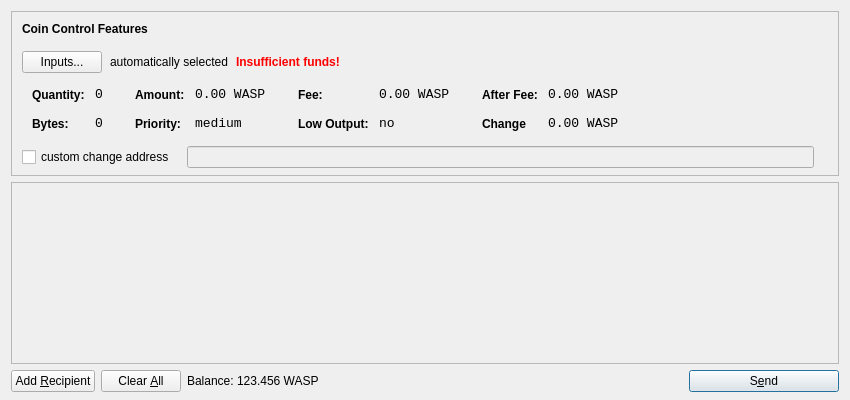
<?xml version="1.0" encoding="UTF-8"?>
<ui version="4.0">
 <class>SendCoinsDialog</class>
 <widget class="QDialog" name="SendCoinsDialog">
  <property name="geometry">
   <rect>
    <x>0</x>
    <y>0</y>
    <width>850</width>
    <height>400</height>
   </rect>
  </property>
  <property name="windowTitle">
   <string>Send Coins</string>
  </property>
  <layout class="QVBoxLayout" name="verticalLayout" stretch="0,1,0">
   <property name="bottomMargin">
    <number>8</number>
   </property>
   <item>
    <widget class="QFrame" name="frameCoinControl">
     <property name="sizePolicy">
      <sizepolicy hsizetype="Expanding" vsizetype="Expanding">
       <horstretch>0</horstretch>
       <verstretch>0</verstretch>
      </sizepolicy>
     </property>
     <property name="maximumSize">
      <size>
       <width>16777215</width>
       <height>16777215</height>
      </size>
     </property>
     <property name="frameShape">
      <enum>QFrame::StyledPanel</enum>
     </property>
     <property name="frameShadow">
      <enum>QFrame::Sunken</enum>
     </property>
     <layout class="QVBoxLayout" name="verticalLayoutCoinControl2">
      <property name="spacing">
       <number>6</number>
      </property>
      <property name="leftMargin">
       <number>0</number>
      </property>
      <property name="topMargin">
       <number>0</number>
      </property>
      <property name="rightMargin">
       <number>0</number>
      </property>
      <property name="bottomMargin">
       <number>6</number>
      </property>
      <item>
       <layout class="QVBoxLayout" name="verticalLayoutCoinControl" stretch="0,0,0,0,1">
        <property name="spacing">
         <number>0</number>
        </property>
        <property name="leftMargin">
         <number>10</number>
        </property>
        <property name="topMargin">
         <number>10</number>
        </property>
        <item>
         <layout class="QHBoxLayout" name="horizontalLayoutCoinControl1">
          <property name="bottomMargin">
           <number>15</number>
          </property>
          <item>
           <widget class="QLabel" name="labelCoinControlFeatures">
            <property name="sizePolicy">
             <sizepolicy hsizetype="Preferred" vsizetype="Maximum">
              <horstretch>0</horstretch>
              <verstretch>0</verstretch>
             </sizepolicy>
            </property>
            <property name="font">
             <font>
              <weight>75</weight>
              <bold>true</bold>
             </font>
            </property>
            <property name="styleSheet">
             <string notr="true">font-weight:bold;</string>
            </property>
            <property name="text">
             <string>Coin Control Features</string>
            </property>
           </widget>
          </item>
         </layout>
        </item>
        <item>
         <layout class="QHBoxLayout" name="horizontalLayoutCoinControl2" stretch="0,0,0,0">
          <property name="spacing">
           <number>8</number>
          </property>
          <property name="bottomMargin">
           <number>10</number>
          </property>
          <item>
           <widget class="QPushButton" name="pushButtonCoinControl">
            <property name="styleSheet">
             <string notr="true"/>
            </property>
            <property name="text">
             <string>Inputs...</string>
            </property>
           </widget>
          </item>
          <item>
           <widget class="QLabel" name="labelCoinControlAutomaticallySelected">
            <property name="text">
             <string>automatically selected</string>
            </property>
            <property name="margin">
             <number>5</number>
            </property>
           </widget>
          </item>
          <item>
           <widget class="QLabel" name="labelCoinControlInsuffFunds">
            <property name="font">
             <font>
              <weight>75</weight>
              <bold>true</bold>
             </font>
            </property>
            <property name="styleSheet">
             <string notr="true">color:red;font-weight:bold;</string>
            </property>
            <property name="text">
             <string>Insufficient funds!</string>
            </property>
            <property name="margin">
             <number>5</number>
            </property>
           </widget>
          </item>
          <item>
           <spacer name="horizontalSpacerCoinControl">
            <property name="orientation">
             <enum>Qt::Horizontal</enum>
            </property>
            <property name="sizeHint" stdset="0">
             <size>
              <width>40</width>
              <height>1</height>
             </size>
            </property>
           </spacer>
          </item>
         </layout>
        </item>
        <item>
         <widget class="QWidget" name="widgetCoinControl" native="true">
          <property name="sizePolicy">
           <sizepolicy hsizetype="Preferred" vsizetype="Preferred">
            <horstretch>0</horstretch>
            <verstretch>0</verstretch>
           </sizepolicy>
          </property>
          <property name="minimumSize">
           <size>
            <width>0</width>
            <height>0</height>
           </size>
          </property>
          <property name="styleSheet">
           <string notr="true"/>
          </property>
          <layout class="QHBoxLayout" name="horizontalLayoutCoinControl5">
           <property name="margin">
            <number>0</number>
           </property>
           <item>
            <layout class="QHBoxLayout" name="horizontalLayoutCoinControl3" stretch="0,0,0,1">
             <property name="spacing">
              <number>20</number>
             </property>
             <property name="topMargin">
              <number>0</number>
             </property>
             <property name="bottomMargin">
              <number>10</number>
             </property>
             <item>
              <layout class="QFormLayout" name="formLayoutCoinControl1">
               <property name="horizontalSpacing">
                <number>10</number>
               </property>
               <property name="verticalSpacing">
                <number>14</number>
               </property>
               <property name="leftMargin">
                <number>10</number>
               </property>
               <property name="topMargin">
                <number>4</number>
               </property>
               <property name="rightMargin">
                <number>6</number>
               </property>
               <item row="0" column="0">
                <widget class="QLabel" name="labelCoinControlQuantityText">
                 <property name="styleSheet">
                  <string notr="true">font-weight:bold;</string>
                 </property>
                 <property name="text">
                  <string>Quantity:</string>
                 </property>
                 <property name="margin">
                  <number>0</number>
                 </property>
                </widget>
               </item>
               <item row="0" column="1">
                <widget class="QLabel" name="labelCoinControlQuantity">
                 <property name="font">
                  <font>
                   <family>Monospace</family>
                   <pointsize>10</pointsize>
                  </font>
                 </property>
                 <property name="cursor">
                  <cursorShape>IBeamCursor</cursorShape>
                 </property>
                 <property name="contextMenuPolicy">
                  <enum>Qt::ActionsContextMenu</enum>
                 </property>
                 <property name="text">
                  <string>0</string>
                 </property>
                 <property name="margin">
                  <number>0</number>
                 </property>
                 <property name="textInteractionFlags">
                  <set>Qt::LinksAccessibleByMouse|Qt::TextSelectableByKeyboard|Qt::TextSelectableByMouse</set>
                 </property>
                </widget>
               </item>
               <item row="1" column="0">
                <widget class="QLabel" name="labelCoinControlBytesText">
                 <property name="styleSheet">
                  <string notr="true">font-weight:bold;</string>
                 </property>
                 <property name="text">
                  <string>Bytes:</string>
                 </property>
                </widget>
               </item>
               <item row="1" column="1">
                <widget class="QLabel" name="labelCoinControlBytes">
                 <property name="font">
                  <font>
                   <family>Monospace</family>
                   <pointsize>10</pointsize>
                  </font>
                 </property>
                 <property name="cursor">
                  <cursorShape>IBeamCursor</cursorShape>
                 </property>
                 <property name="contextMenuPolicy">
                  <enum>Qt::ActionsContextMenu</enum>
                 </property>
                 <property name="text">
                  <string>0</string>
                 </property>
                 <property name="textInteractionFlags">
                  <set>Qt::LinksAccessibleByMouse|Qt::TextSelectableByKeyboard|Qt::TextSelectableByMouse</set>
                 </property>
                </widget>
               </item>
              </layout>
             </item>
             <item>
              <layout class="QFormLayout" name="formLayoutCoinControl2">
               <property name="horizontalSpacing">
                <number>10</number>
               </property>
               <property name="verticalSpacing">
                <number>14</number>
               </property>
               <property name="leftMargin">
                <number>6</number>
               </property>
               <property name="topMargin">
                <number>4</number>
               </property>
               <property name="rightMargin">
                <number>6</number>
               </property>
               <item row="0" column="0">
                <widget class="QLabel" name="labelCoinControlAmountText">
                 <property name="styleSheet">
                  <string notr="true">font-weight:bold;</string>
                 </property>
                 <property name="text">
                  <string>Amount:</string>
                 </property>
                 <property name="margin">
                  <number>0</number>
                 </property>
                </widget>
               </item>
               <item row="0" column="1">
                <widget class="QLabel" name="labelCoinControlAmount">
                 <property name="font">
                  <font>
                   <family>Monospace</family>
                   <pointsize>10</pointsize>
                  </font>
                 </property>
                 <property name="cursor">
                  <cursorShape>IBeamCursor</cursorShape>
                 </property>
                 <property name="contextMenuPolicy">
                  <enum>Qt::ActionsContextMenu</enum>
                 </property>
                 <property name="text">
                  <string>0.00 WASP</string>
                 </property>
                 <property name="textInteractionFlags">
                  <set>Qt::LinksAccessibleByMouse|Qt::TextSelectableByKeyboard|Qt::TextSelectableByMouse</set>
                 </property>
                </widget>
               </item>
               <item row="1" column="0">
                <widget class="QLabel" name="labelCoinControlPriorityText">
                 <property name="styleSheet">
                  <string notr="true">font-weight:bold;</string>
                 </property>
                 <property name="text">
                  <string>Priority:</string>
                 </property>
                </widget>
               </item>
               <item row="1" column="1">
                <widget class="QLabel" name="labelCoinControlPriority">
                 <property name="font">
                  <font>
                   <family>Monospace</family>
                   <pointsize>10</pointsize>
                  </font>
                 </property>
                 <property name="cursor">
                  <cursorShape>IBeamCursor</cursorShape>
                 </property>
                 <property name="contextMenuPolicy">
                  <enum>Qt::ActionsContextMenu</enum>
                 </property>
                 <property name="text">
                  <string>medium</string>
                 </property>
                 <property name="textInteractionFlags">
                  <set>Qt::LinksAccessibleByMouse|Qt::TextSelectableByKeyboard|Qt::TextSelectableByMouse</set>
                 </property>
                </widget>
               </item>
              </layout>
             </item>
             <item>
              <layout class="QFormLayout" name="formLayoutCoinControl3">
               <property name="horizontalSpacing">
                <number>10</number>
               </property>
               <property name="verticalSpacing">
                <number>14</number>
               </property>
               <property name="leftMargin">
                <number>6</number>
               </property>
               <property name="topMargin">
                <number>4</number>
               </property>
               <property name="rightMargin">
                <number>6</number>
               </property>
               <item row="0" column="0">
                <widget class="QLabel" name="labelCoinControlFeeText">
                 <property name="styleSheet">
                  <string notr="true">font-weight:bold;</string>
                 </property>
                 <property name="text">
                  <string>Fee:</string>
                 </property>
                 <property name="margin">
                  <number>0</number>
                 </property>
                </widget>
               </item>
               <item row="0" column="1">
                <widget class="QLabel" name="labelCoinControlFee">
                 <property name="font">
                  <font>
                   <family>Monospace</family>
                   <pointsize>10</pointsize>
                  </font>
                 </property>
                 <property name="cursor">
                  <cursorShape>IBeamCursor</cursorShape>
                 </property>
                 <property name="contextMenuPolicy">
                  <enum>Qt::ActionsContextMenu</enum>
                 </property>
                 <property name="text">
                  <string>0.00 WASP</string>
                 </property>
                 <property name="textInteractionFlags">
                  <set>Qt::LinksAccessibleByMouse|Qt::TextSelectableByKeyboard|Qt::TextSelectableByMouse</set>
                 </property>
                </widget>
               </item>
               <item row="1" column="0">
                <widget class="QLabel" name="labelCoinControlLowOutputText">
                 <property name="styleSheet">
                  <string notr="true">font-weight:bold;</string>
                 </property>
                 <property name="text">
                  <string>Low Output:</string>
                 </property>
                </widget>
               </item>
               <item row="1" column="1">
                <widget class="QLabel" name="labelCoinControlLowOutput">
                 <property name="font">
                  <font>
                   <family>Monospace</family>
                   <pointsize>10</pointsize>
                  </font>
                 </property>
                 <property name="cursor">
                  <cursorShape>IBeamCursor</cursorShape>
                 </property>
                 <property name="contextMenuPolicy">
                  <enum>Qt::ActionsContextMenu</enum>
                 </property>
                 <property name="text">
                  <string>no</string>
                 </property>
                 <property name="textInteractionFlags">
                  <set>Qt::LinksAccessibleByMouse|Qt::TextSelectableByKeyboard|Qt::TextSelectableByMouse</set>
                 </property>
                </widget>
               </item>
              </layout>
             </item>
             <item>
              <layout class="QFormLayout" name="formLayoutCoinControl4">
               <property name="horizontalSpacing">
                <number>10</number>
               </property>
               <property name="verticalSpacing">
                <number>14</number>
               </property>
               <property name="leftMargin">
                <number>6</number>
               </property>
               <property name="topMargin">
                <number>4</number>
               </property>
               <property name="rightMargin">
                <number>6</number>
               </property>
               <item row="0" column="0">
                <widget class="QLabel" name="labelCoinControlAfterFeeText">
                 <property name="styleSheet">
                  <string notr="true">font-weight:bold;</string>
                 </property>
                 <property name="text">
                  <string>After Fee:</string>
                 </property>
                 <property name="margin">
                  <number>0</number>
                 </property>
                </widget>
               </item>
               <item row="0" column="1">
                <widget class="QLabel" name="labelCoinControlAfterFee">
                 <property name="font">
                  <font>
                   <family>Monospace</family>
                   <pointsize>10</pointsize>
                  </font>
                 </property>
                 <property name="cursor">
                  <cursorShape>IBeamCursor</cursorShape>
                 </property>
                 <property name="contextMenuPolicy">
                  <enum>Qt::ActionsContextMenu</enum>
                 </property>
                 <property name="text">
                  <string>0.00 WASP</string>
                 </property>
                 <property name="textInteractionFlags">
                  <set>Qt::LinksAccessibleByMouse|Qt::TextSelectableByKeyboard|Qt::TextSelectableByMouse</set>
                 </property>
                </widget>
               </item>
               <item row="1" column="0">
                <widget class="QLabel" name="labelCoinControlChangeText">
                 <property name="styleSheet">
                  <string notr="true">font-weight:bold;</string>
                 </property>
                 <property name="text">
                  <string>Change</string>
                 </property>
                </widget>
               </item>
               <item row="1" column="1">
                <widget class="QLabel" name="labelCoinControlChange">
                 <property name="font">
                  <font>
                   <family>Monospace</family>
                   <pointsize>10</pointsize>
                  </font>
                 </property>
                 <property name="cursor">
                  <cursorShape>IBeamCursor</cursorShape>
                 </property>
                 <property name="contextMenuPolicy">
                  <enum>Qt::ActionsContextMenu</enum>
                 </property>
                 <property name="text">
                  <string>0.00 WASP</string>
                 </property>
                 <property name="textInteractionFlags">
                  <set>Qt::LinksAccessibleByMouse|Qt::TextSelectableByKeyboard|Qt::TextSelectableByMouse</set>
                 </property>
                </widget>
               </item>
              </layout>
             </item>
            </layout>
           </item>
          </layout>
         </widget>
        </item>
        <item>
         <layout class="QHBoxLayout" name="horizontalLayoutCoinControl4" stretch="0,0,0">
          <property name="spacing">
           <number>12</number>
          </property>
          <property name="sizeConstraint">
           <enum>QLayout::SetDefaultConstraint</enum>
          </property>
          <property name="topMargin">
           <number>5</number>
          </property>
          <property name="rightMargin">
           <number>5</number>
          </property>
          <item>
           <widget class="QCheckBox" name="checkBoxCoinControlChange">
            <property name="text">
             <string>custom change address</string>
            </property>
           </widget>
          </item>
          <item>
           <widget class="QLineEdit" name="lineEditCoinControlChange">
            <property name="enabled">
             <bool>false</bool>
            </property>
            <property name="sizePolicy">
             <sizepolicy hsizetype="Expanding" vsizetype="Fixed">
              <horstretch>0</horstretch>
              <verstretch>0</verstretch>
             </sizepolicy>
            </property>
           </widget>
          </item>
          <item>
           <widget class="QLabel" name="labelCoinControlChangeLabel">
            <property name="sizePolicy">
             <sizepolicy hsizetype="Preferred" vsizetype="Expanding">
              <horstretch>0</horstretch>
              <verstretch>0</verstretch>
             </sizepolicy>
            </property>
            <property name="minimumSize">
             <size>
              <width>0</width>
              <height>0</height>
             </size>
            </property>
            <property name="text">
             <string/>
            </property>
            <property name="margin">
             <number>3</number>
            </property>
           </widget>
          </item>
         </layout>
        </item>
        <item>
         <spacer name="verticalSpacerCoinControl">
          <property name="orientation">
           <enum>Qt::Vertical</enum>
          </property>
          <property name="sizeHint" stdset="0">
           <size>
            <width>800</width>
            <height>1</height>
           </size>
          </property>
         </spacer>
        </item>
       </layout>
      </item>
     </layout>
    </widget>
   </item>
   <item>
    <widget class="QScrollArea" name="scrollArea">
     <property name="widgetResizable">
      <bool>true</bool>
     </property>
     <widget class="QWidget" name="scrollAreaWidgetContents">
      <property name="geometry">
       <rect>
        <x>0</x>
        <y>0</y>
        <width>830</width>
        <height>172</height>
       </rect>
      </property>
      <layout class="QVBoxLayout" name="verticalLayout_2">
       <property name="margin">
        <number>0</number>
       </property>
       <item>
        <layout class="QVBoxLayout" name="entries">
         <property name="spacing">
          <number>6</number>
         </property>
        </layout>
       </item>
       <item>
        <spacer name="verticalSpacer">
         <property name="orientation">
          <enum>Qt::Vertical</enum>
         </property>
         <property name="sizeHint" stdset="0">
          <size>
           <width>20</width>
           <height>40</height>
          </size>
         </property>
        </spacer>
       </item>
      </layout>
     </widget>
    </widget>
   </item>
   <item>
    <layout class="QHBoxLayout" name="horizontalLayout">
     <item>
      <widget class="QPushButton" name="addButton">
       <property name="toolTip">
        <string>Send to multiple recipients at once</string>
       </property>
       <property name="text">
        <string>Add &amp;Recipient</string>
       </property>
       <property name="icon">
        <iconset resource="../bitcoin.qrc">
         <normaloff>:/icons/add</normaloff>:/icons/add</iconset>
       </property>
       <property name="autoDefault">
        <bool>false</bool>
       </property>
      </widget>
     </item>
     <item>
      <widget class="QPushButton" name="clearButton">
       <property name="sizePolicy">
        <sizepolicy hsizetype="Minimum" vsizetype="Fixed">
         <horstretch>0</horstretch>
         <verstretch>0</verstretch>
        </sizepolicy>
       </property>
       <property name="toolTip">
        <string>Remove all transaction fields</string>
       </property>
       <property name="text">
        <string>Clear &amp;All</string>
       </property>
       <property name="icon">
        <iconset resource="../bitcoin.qrc">
         <normaloff>:/icons/remove</normaloff>:/icons/remove</iconset>
       </property>
       <property name="autoRepeatDelay">
        <number>300</number>
       </property>
       <property name="autoDefault">
        <bool>false</bool>
       </property>
      </widget>
     </item>
     <item>
      <layout class="QHBoxLayout" name="horizontalLayout_2">
       <property name="spacing">
        <number>3</number>
       </property>
       <item>
        <widget class="QLabel" name="label">
         <property name="sizePolicy">
          <sizepolicy hsizetype="Preferred" vsizetype="Fixed">
           <horstretch>0</horstretch>
           <verstretch>0</verstretch>
          </sizepolicy>
         </property>
         <property name="text">
          <string>Balance:</string>
         </property>
        </widget>
       </item>
       <item>
        <widget class="QLabel" name="labelBalance">
         <property name="sizePolicy">
          <sizepolicy hsizetype="Preferred" vsizetype="Fixed">
           <horstretch>0</horstretch>
           <verstretch>0</verstretch>
          </sizepolicy>
         </property>
         <property name="cursor">
          <cursorShape>IBeamCursor</cursorShape>
         </property>
         <property name="text">
          <string>123.456 WASP</string>
         </property>
         <property name="textInteractionFlags">
          <set>Qt::LinksAccessibleByMouse|Qt::TextSelectableByKeyboard|Qt::TextSelectableByMouse</set>
         </property>
        </widget>
       </item>
      </layout>
     </item>
     <item>
      <spacer name="horizontalSpacer">
       <property name="orientation">
        <enum>Qt::Horizontal</enum>
       </property>
       <property name="sizeHint" stdset="0">
        <size>
         <width>40</width>
         <height>20</height>
        </size>
       </property>
      </spacer>
     </item>
     <item>
      <widget class="QPushButton" name="sendButton">
       <property name="minimumSize">
        <size>
         <width>150</width>
         <height>0</height>
        </size>
       </property>
       <property name="toolTip">
        <string>Confirm the send action</string>
       </property>
       <property name="text">
        <string>S&amp;end</string>
       </property>
       <property name="icon">
        <iconset resource="../bitcoin.qrc">
         <normaloff>:/icons/send</normaloff>:/icons/send</iconset>
       </property>
       <property name="default">
        <bool>true</bool>
       </property>
      </widget>
     </item>
    </layout>
   </item>
  </layout>
 </widget>
 <resources>
  <include location="../bitcoin.qrc"/>
 </resources>
 <connections/>
</ui>
